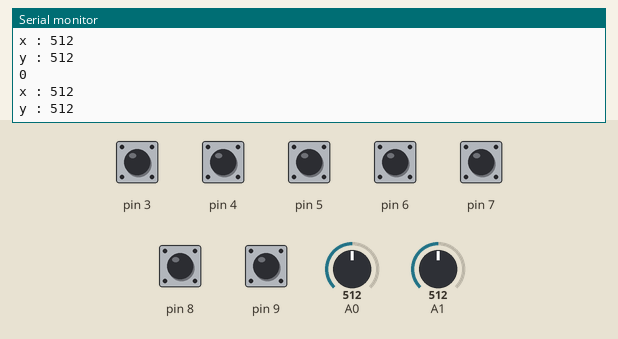
Recording of a sketch running on a simulated Arduino Uno, built with avr-gcc and run on an emulated ATmega328P. Parts: the last lines printed to the serial monitor. The inputs (shaded band) are chosen by the test bench; at power-on: pin 3–9 HIGH, A0 = 512, A1 = 512.

Above: at 1.2 s.
1.3 s: A0 set to 716
At 1.45 s:
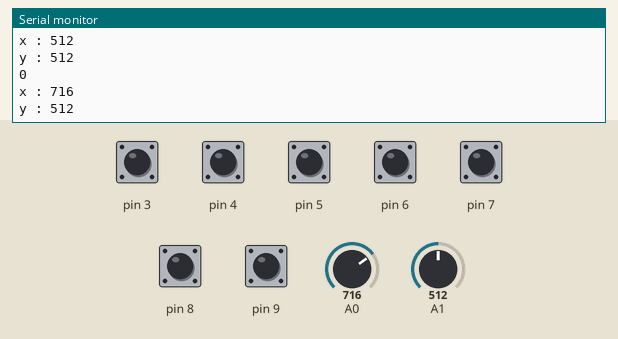
2.8 s: A1 set to 716
At 2.87 s:
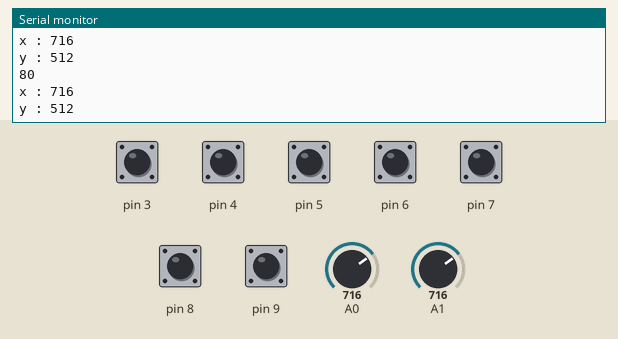
4.3 s: A0 set to 511
At 4.3 s:
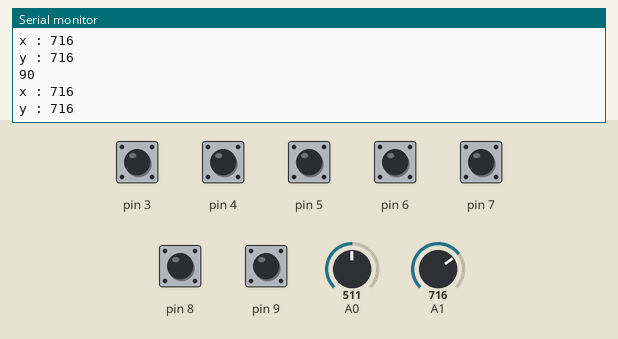
7.3 s: pin 3 pulled LOW for 0.15 s
8.9 s: pin 4 pulled LOW for 0.15 s
10.5 s: pin 5 pulled LOW for 0.15 s
Timing chart, 0 to 13.1 s (numbered marks = the images above; inputs shaded):
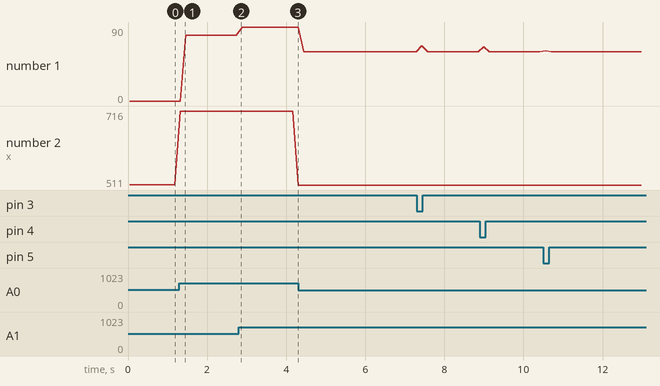

The sketch:

JoystickShield_Demo.ino
```cpp
#include"JoystickShield_IS_set.h"
SoftwareSerial BT(14,15);
void setup(){
  BT.begin(9600);
  Serial.begin(9600);
}

void loop(){

  Joy.processCallbacks();
  int dir;
  dir = Joystick_XY();
  int but;
  but = Joystick_Button();
  int sum=dir*10+but;
  BT.write(sum);
  Serial.println(sum);
  Serial.print("x : ");
  Serial.println(analogRead(0));

  Serial.print("y : ");
  Serial.println(analogRead(1));

  delay(100);

  Joy.clear();
}
```

Measured:
- after the input at 1.3 s, the serial monitor: prints a new line at once (image 1)
- plotted number 1: 0 → 80 after the input at 1.3 s, 80 → 90 after the input at 2.8 s, 90 → 60 after the input at 4.3 s
- plotted number 2: 512 → 716 after the input at 1.3 s, 716 → 511 after the input at 4.3 s
